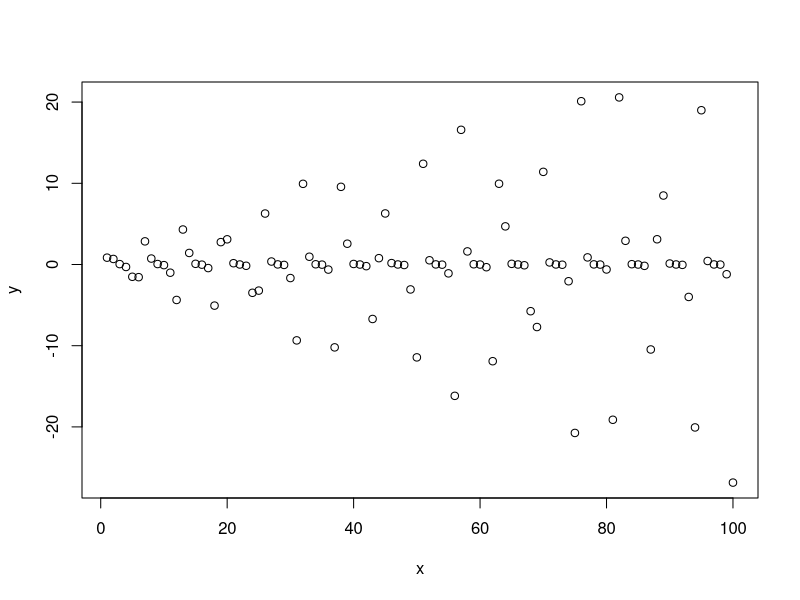
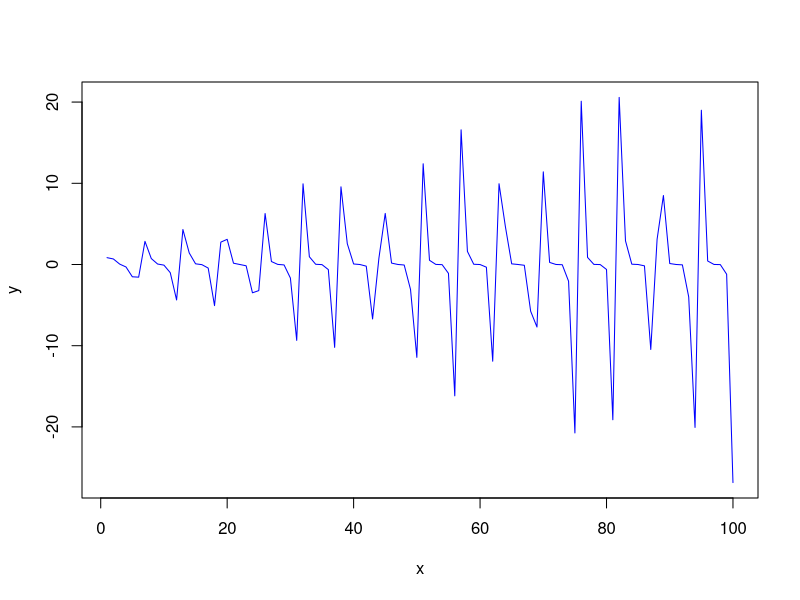
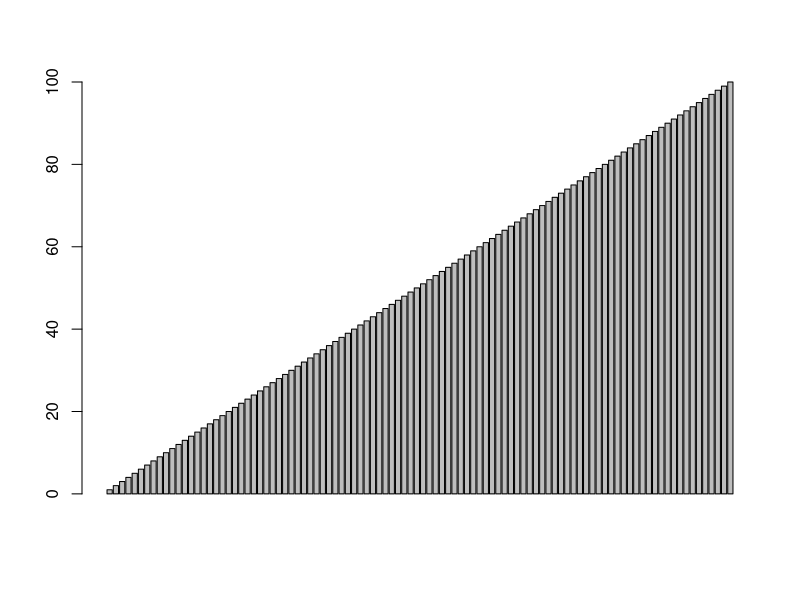

Write the R code that produced these figures, in order. (Note: this script raises an error after producing the figures.)
## ---- chunk 1
x <- 1345
y <- 2
## ---- chunk 2
  x
## ---- chunk 3
  x*y
## ---- chunk 4
ls()
## ---- chunk 5
v <- c(4, 18, 23.6, 23)
length(v)
## ---- chunk 6
v[2]
## ---- chunk 7
v[1] <- "¡hola!"
v
## ---- chunk 8
v <- c(2, 3, 4, 6)
x <- sqrt(v)
x
## ---- chunk 9
v + 1
## ---- chunk 10
v == c(1,3,5,7)
## ---- chunk 11
v1 <- c(4, 6, 87)
v2 <- c(2,10)
v1+v2 
## ---- chunk 12
x <- c(1, -3, -2, 4, -10, 2, 3, 90)
x > 0
## ---- chunk 13
x[x > 2]
## ---- chunk 14
x[c(4, 2)]
## ---- chunk 15
x
## ---- chunk 16
x[-1]
## ---- chunk 17
x[-c(1, 5)]
## ---- chunk 18
f <- c("M", "F", "M", "M", "F", "M")
f <- factor(f)
f
## ---- chunk 19
f <- factor(c("M", "F", "M", "M", "F", "M", "M"), levels=c("M", "F"), labels=c("Hombre", "Mujer"))
f
## ---- chunk 20
g <- f
levels(g)
## ---- chunk 21
g[length(g)+1] <- "NR"
g
## ---- chunk 22
g <- factor(c("a", "b", "a", "a", "b", "b", "b"), levels=c("a", "b", "c"))
g
## ---- chunk 23
g[length(g)+1] <- "c"
g
## ---- chunk 24
table(f)
## ---- chunk 25
a <- factor(c("estudiante", "profesor", "estudiante", "profesor", "estudiante", "estudiante", "estudiante"))
t <- table(a,f)
t
## ---- chunk 26
margin.table(t, 1)
## ---- chunk 27
prop.table(t, 2) 
## ---- chunk 28
x <- 1:10
10:15 - 1 ## ¿Qué pasó aquí?
## ---- chunk 29
10:(15 - 1) ## Mucho mejor
## ---- chunk 30
seq(-4, 3, 0.5)
## ---- chunk 31
seq(from = 1, to = 5, length = 3)
## ---- chunk 32
seq(length = 10, from = -1, by = 0.2)
## ---- chunk 33
rep(5, 8)
## ---- chunk 34
rep("character", 5)
## ---- chunk 35
lista <- list(1, 2, 3, 4, 5)
## ---- chunk 36
lista[1]
## ---- chunk 37
lista[[1]]
## ---- chunk 38
edificio <- list(direccion="Dinamarca 73", dimensiones=c(10, 15, 2.5), renta.mensual=6300)
edificio
## ---- chunk 39
edificio$renta.mensual
## ---- chunk 40
length(edificio)
## ---- chunk 41
names(edificio)
## ---- chunk 42
edificio$dueños <- c("Ana", "Miguel")
names(edificio)
## ---- chunk 43
edificio <- edificio[-3]
edificio
## ---- chunk 44
unlist(edificio)
## ---- chunk 45
is.list(unlist(edificio))
## ---- chunk 46
is.list(edificio)
## ---- chunk 47
df <- data.frame(var.1=c('A', 'B', 'C', 'A'), var.2=c('hola', 'adios', 'ciao', 'juan'), var.3=c(1, 2, 3, 4.5))
df
## ---- chunk 48
df[3,]
## ---- chunk 49
df$var.3
## ---- chunk 50
df[df$var.3 > 2,]
## ---- chunk 51

df[df$var.1 == "A", "var.3"]
## ---- chunk 52
dim(df)
## ---- chunk 53
ncol(df)
## ---- chunk 54
names(df)
## ---- chunk 55
x <- 1:100
y <- x**cos(x)*sin(x)
plot(x,y)
## ---- chunk 56
plot(x,y, type="l", col="blue")
## ---- chunk 57
barplot(x)
## ---- chunk 58
inputPanel(
  selectInput("n_breaks", label = "Number of bins:",
              choices = c(10, 20, 35, 50), selected = 20),
  
  sliderInput("bw_adjust", label = "Bandwidth adjustment:",
              min = 0.2, max = 2, value = 1, step = 0.2)
)

renderPlot({
  hist(faithful$eruptions, probability = TRUE, breaks = as.numeric(input$n_breaks),
       xlab = "Duration (minutes)", main = "Geyser eruption duration")
  
  dens <- density(faithful$eruptions, adjust = input$bw_adjust)
  lines(dens, col = "blue")
})
